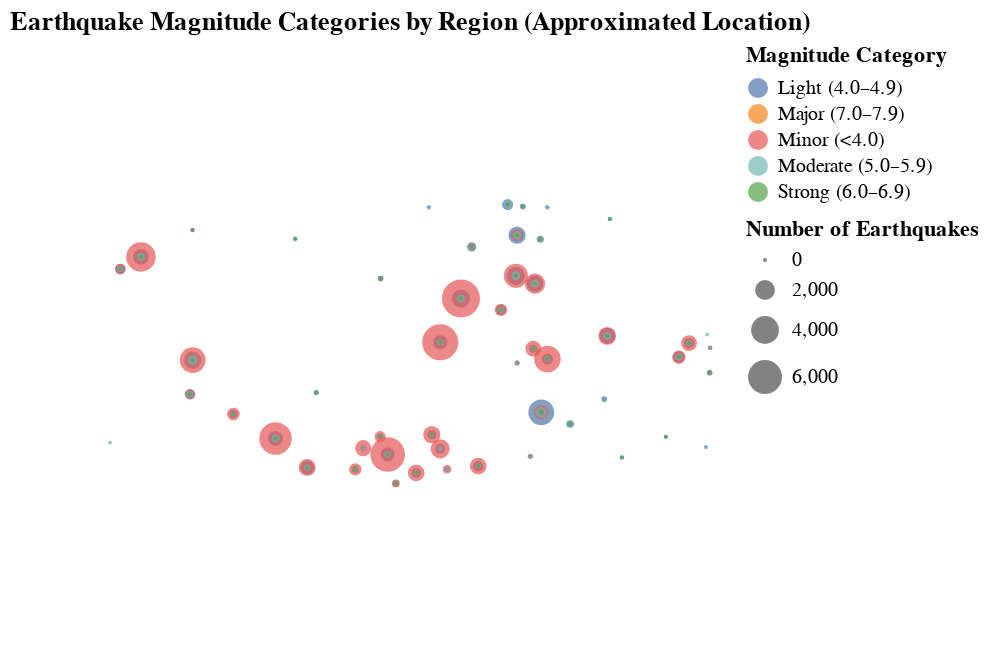

Notebook code for this chart:
### Code cell
import pandas as pd
import matplotlib.pyplot as plt
import seaborn as sns
import altair as alt

#cleaning data
df = pd.read_csv('earthquakes in indonesia.csv')
#mengubah date of event ke datetime
df['date'] = pd.to_datetime(df['date'], errors='coerce')
#mengambil tahun dari kolom tanggal
df['year'] = df['date'].dt.year
#membersihkan nama wilayah
df['regions'] = df['regions'].str.strip().str.title()
display(df[['date','year','regions']].head())

#menghitung jumlah kejadian gempa untuk setiap wilayah
earthquake_counts = df.groupby(['year', 'regions']).size().reset_index(name='count')# Menghitung total kejadian gempa per wilayah
total_earthquake_counts = earthquake_counts.groupby('regions')['count'].sum().reset_index()

# Membuat bar plot
plt.figure(figsize=(12, 8))
ax = sns.barplot(x='count', y='regions', data=total_earthquake_counts.sort_values('count', ascending=False).head(20))
plt.title('Top 20 Regions with the Most Earthquakes (2008-2023)')
plt.xlabel('Number of Earthquakes')
plt.ylabel('Region')

# Add data labels
for container in ax.containers:
    ax.bar_label(container)

plt.tight_layout()
plt.show()

# Mengidentifikasi wilayah dengan jumlah kejadian tertinggi untuk setiap tahun
yearly_leading_region = earthquake_counts.loc[earthquake_counts.groupby('year')['count'].idxmax()]

# Membuat table for wilayah dengan kejadian tertinggi setiap tahun
print("Region with Highest Earthquake Count Each Year (2008-2023):")
display(yearly_leading_region)

# Calculate and display yearly earthquake counts for Minahasa Peninsula - Sulawesi
minahasa_peninsula_data = df[df['regions'] == 'Minahasa Peninsula - Sulawesi']
minahasa_peninsula_yearly_counts = minahasa_peninsula_data.groupby('year').size().reset_index(name='count')
print("\nYearly Earthquake Counts in Minahasa Peninsula - Sulawesi (2008-2023):")
display(minahasa_peninsula_yearly_counts)


# Mengidentifikasi frekuensi gempa di wilayah teratas apakah meningkat/menurun/fluktuatif
# Get the region with the highest total earthquake count
top_region = total_earthquake_counts.sort_values('count', ascending=False).iloc[0]['regions']

# Filter data for the top region
top_region_data = df[df['regions'] == top_region]

# Calculate yearly counts for the top region
top_region_yearly_counts = top_region_data.groupby('year').size().reset_index(name='count')

# Plot the trend for the top region
plt.figure(figsize=(12, 6))
sns.lineplot(x='year', y='count', data=top_region_yearly_counts)
plt.title(f'Earthquake Frequency Trend in {top_region} (2008-2023)')
plt.xlabel('Year')
plt.ylabel('Number of Earthquakes')
plt.grid(True)
plt.show()

#Mengelompokkan magnitude ke dalam kategori Minor (<4.0), Light (4.0–4.9), Moderate (5.0–5.9), Strong (6.0–6.9), Major (7.0–7.9),Great (≥8.0)
# Define magnitude categories
def categorize_magnitude(magnitude):
    if magnitude < 4.0:
        return 'Minor (<4.0)'
    elif 4.0 <= magnitude < 5.0:
        return 'Light (4.0–4.9)'
    elif 5.0 <= magnitude < 6.0:
        return 'Moderate (5.0–5.9)'
    elif 6.0 <= magnitude < 7.0:
        return 'Strong (6.0–6.9)'
    elif 7.0 <= magnitude < 8.0:
        return 'Major (7.0–7.9)'
    else:
        return 'Great (≥8.0)'

# Apply the categorization to the magnitude column
df['magnitude_category'] = df['magnitude'].apply(categorize_magnitude)

# Group regions by magnitude category and count occurrences
region_magnitude_counts = df.groupby(['regions', 'magnitude_category']).size().reset_index(name='count')

# Aggregate data by year and magnitude category for streamgraph
yearly_magnitude_counts = df.groupby(['year', 'magnitude_category']).size().reset_index(name='count')

# Visualization
# Aggregate data by region and magnitude category
region_magnitude_counts = df.groupby(['regions', 'magnitude_category']).size().reset_index(name='count')

# Calculate average latitude and longitude for each region
region_coordinates = df.groupby('regions')[['latitude(degree)', 'longitude (degree)']].mean().reset_index()

# Merge region counts with coordinates
region_geo_data = pd.merge(region_magnitude_counts, region_coordinates, on='regions')

# Create the geo chart using Altair
chart = alt.Chart(region_geo_data).mark_circle().encode(
    longitude='longitude (degree):Q',
    latitude='latitude(degree):Q',
    size=alt.Size('count:Q', title='Number of Earthquakes'),
    color=alt.Color('magnitude_category:N', title='Magnitude Category'),
    tooltip=['regions', 'magnitude_category', 'count']
).properties(
    title='Earthquake Magnitude Categories by Region (Approximated Location)'
).interactive()

# Display the chart
chart.display()

# Menentukan wilayah dengan frekuensi tinggi tetapi magnitude rendah (gempa kecil, sering terjadi)
# Calculate the total number of earthquakes per region
total_earthquakes_per_region = df.groupby('regions').size().reset_index(name='total_count')

# Calculate the number of low magnitude earthquakes (Minor and Light) per region
low_magnitude_earthquakes_per_region = df[df['magnitude_category'].isin(['Minor (<4.0)', 'Light (4.0–4.9)'])].groupby('regions').size().reset_index(name='low_magnitude_count')

# Merge the two dataframes
region_frequency_magnitude = pd.merge(total_earthquakes_per_region, low_magnitude_earthquakes_per_region, on='regions', how='left').fillna(0)

# Calculate the proportion of low magnitude earthquakes
region_frequency_magnitude['low_magnitude_proportion'] = region_frequency_magnitude['low_magnitude_count'] / region_frequency_magnitude['total_count']

# Identify regions with high frequency (e.g., in the top 20% of total counts) and a high proportion of low magnitude earthquakes (e.g., above a certain threshold, like 80%)
high_frequency_threshold = region_frequency_magnitude['total_count'].quantile(0.8)
high_low_magnitude_proportion_threshold = 0.8

high_frequency_low_magnitude_regions = region_frequency_magnitude[(region_frequency_magnitude['total_count'] >= high_frequency_threshold) & (region_frequency_magnitude['low_magnitude_proportion'] >= high_low_magnitude_proportion_threshold)]

print("\nRegions with High Frequency but Low Magnitude Earthquakes:")
display(high_frequency_low_magnitude_regions.sort_values('total_count', ascending=False))

# Menentukan wilayah dengan frekuensi rendah tetapi magnitude tinggi (gempa besar, jarang terjadi)
# Calculate the number of high magnitude earthquakes (Strong, Major, Great) per region
high_magnitude_earthquakes_per_region = df[df['magnitude_category'].isin(['Strong (6.0–6.9)', 'Major (7.0–7.9)', 'Great (≥8.0)'])].groupby('regions').size().reset_index(name='high_magnitude_count')

# Merge with total earthquake counts
region_frequency_magnitude = pd.merge(region_frequency_magnitude, high_magnitude_earthquakes_per_region, on='regions', how='left').fillna(0)

# Calculate the proportion of high magnitude earthquakes
region_frequency_magnitude['high_magnitude_proportion'] = region_frequency_magnitude['high_magnitude_count'] / region_frequency_magnitude['total_count']

# Identify regions with low frequency (e.g., in the bottom 20% of total counts) and a high proportion of high magnitude earthquakes (e.g., above a certain threshold, like 10%)
low_frequency_threshold = region_frequency_magnitude['total_count'].quantile(0.2)
high_high_magnitude_proportion_threshold = 0.1

low_frequency_high_magnitude_regions = region_frequency_magnitude[(region_frequency_magnitude['total_count'] <= low_frequency_threshold) & (region_frequency_magnitude['high_magnitude_proportion'] >= high_high_magnitude_proportion_threshold)]

print("\nRegions with Low Frequency but High Magnitude Earthquakes:")
display(low_frequency_high_magnitude_regions.sort_values('total_count', ascending=True))

# Tahun dengan gempa paling banyak untuk seluruh wilayah
yearly_counts = df.groupby('year').size().reset_index(name='total_count')
year_with_most_earthquakes = yearly_counts.loc[yearly_counts['total_count'].idxmax()]

print(f"\nYear with the most earthquakes in the entire region:")
display(year_with_most_earthquakes)

### Figure 1 — Vega-Lite specification as saved in the notebook (floating-point values rounded to 4 significant figures; data arrays with more than 128 entries replaced by an {"elided": "..."} marker saying what was removed)
{"config": {"view": {"continuousWidth": 300, "continuousHeight": 300}}, "data": {"name": "data-386baf13d2e55119c2f93855c4ab705e"}, "mark": {"type": "circle"}, "encoding": {"color": {"field": "magnitude_category", "title": "Magnitude Category", "type": "nominal"}, "latitude": {"field": "latitude(degree)", "type": "quantitative"}, "longitude": {"field": "longitude (degree)", "type": "quantitative"}, "size": {"field": "count", "title": "Number of Earthquakes", "type": "quantitative"}, "tooltip": [{"field": "regions", "type": "nominal"}, {"field": "magnitude_category", "type": "nominal"}, {"field": "count", "type": "quantitative"}]}, "params": [{"name": "param_7", "select": {"type": "interval", "encodings": ["x", "y"]}, "bind": "scales"}], "title": "Earthquake Magnitude Categories by Region (Approximated Location)", "$schema": "https://vega.github.io/schema/vega-lite/v5.20.1.json", "datasets": {"data-386baf13d2e55119c2f93855c4ab705e": {"elided": "195 records"}}}
